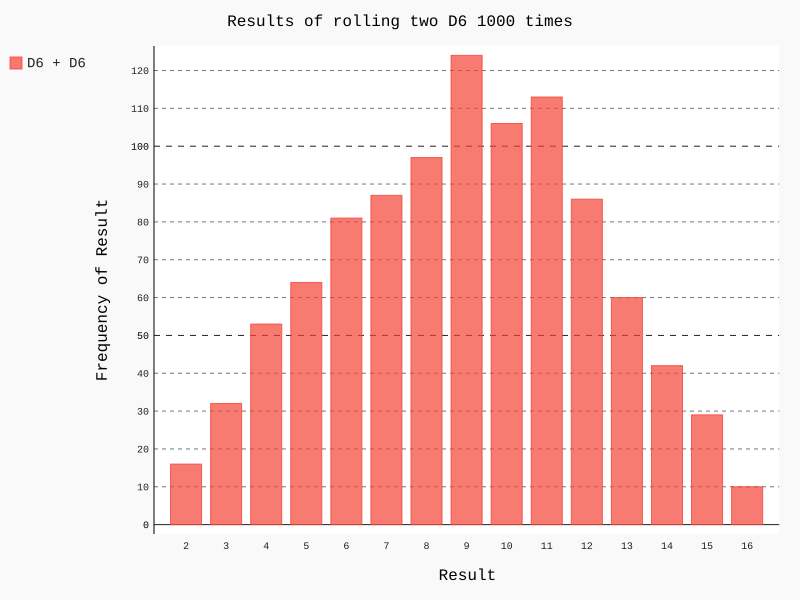

Generate this figure with Python:
#!/usr/bin/env python
# -*- coding: utf-8 -*-
# @Author  : JaeZheng
# @Time    : 2018/9/30 16:45
# @File    : dice_visual.py
from die import Die
import pygal

# 创建两个6面骰子
die_1 = Die()
die_2 = Die()
# 掷几次骰子，并把每次的值记录下来
results = [die_1.roll()+die_2.roll() for i in range(1000)]

# 分析结果
max_result = die_1.num_sides + die_2.num_sides
frequencies = [results.count(value) for value in range(2, max_result+1)]

# 对结果进行可视化
hist = pygal.Bar()
hist.title = "Results of rolling two D6 1000 times"
hist.x_labels = [x for x in range(2, max_result+1)]
hist.x_title = "Result"
hist.y_title = "Frequency of Result"
hist.add("D6 + D6", frequencies)
hist.render_to_file("dice_visual.svg")
